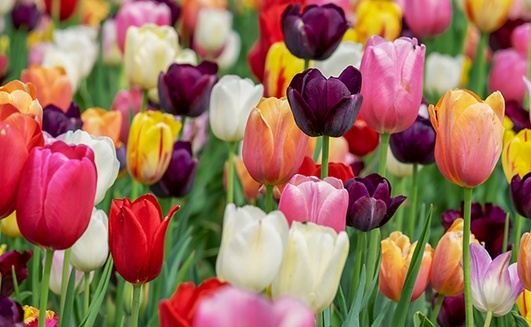
#> input picture Images/Inputs/tulipes.jpg, 531 x 327 px, shrunk from 650 x 400 before the run; its folder holds 5 pictures in this run
$ python complementaire4.py
#> lines starting #> are read from the running program, lines starting #| are printed output that depends on the picture
### Sources/imgTools.py
import cv2
import random
import math
import numpy as np


def convertToHSV(img):
    return cv2.cvtColor(img, cv2.COLOR_BGR2HSV)
def convertToRGB(img):
    return cv2.cvtColor(img, cv2.COLOR_HSV2BGR)
# [7 lines left out: function whriteToHSV_asGray, not called in this run]
#def whriteToRGB(img,path, filename):
 #   image = convertToRGB(img)
  #  cv2.imwrite(path+"HSV/"+filename, img)


#permet d'afficher les pourcentage de progression
def verbosePourcent(current, valMax):
    if verbosePourcent.pourcent < int(current*100/valMax):
        print("\033[A                             \033[A")
        print( int(current*100/valMax) , "%" )
        verbosePourcent.pourcent = int(current*100/valMax)
    if verbosePourcent.pourcent ==100:
        verbosePourcent.pourcent = 0 # reset le compteur une fois 100% atteint
verbosePourcent.pourcent=0


##


#somme l'occurance des pixel voisin de la couleur courante
# [19 lines left out: functions sommeVoisine, distance, not called in this run]
def distanceComp(color, couleur, comp):
    dist = abs(color[comp] - couleur[comp])
    return dist

# [17 lines left out: functions ifMilieux, getHisto, not called in this run]

def getHistoHSV(img):
    histo = {}
    hsvImage = cv2.cvtColor(img, cv2.COLOR_BGR2HSV)
    for i in range(0,hsvImage.shape[0]):
        for j in range(0,hsvImage.shape[1]):
            pixel = hsvImage[i,j]
            if pixel[0] in histo.keys():
                histo[pixel[0]] = histo[pixel[0]]+ 1
            else:
                histo[pixel[0]] = 1
    return histo

def sommeVoisinHSV(histoHSV, teinte):
    somme = 0;
    if teinte in histoHSV.keys():
        somme = somme + histoHSV[teinte]
    return somme;

# Different applications use different scales for HSV.
#For example gimp uses H = 0-360, S = 0-100 and V = 0-100.
#But OpenCV uses H: 0-179, S: 0-255, V: 0-255

def distModulo(val1, val2, maxVal):
    dist = int(abs(int(val1) - int(val2)))
    return min(dist , maxVal- dist)

def distModulo_WithoutAbs(val1, val2, maxVal):
    dist = abs(val1 - val2)
    return min(dist , maxVal- dist) if val1 - val2 >= 0 else -min(dist , maxVal- dist)


# [127 lines left out: functions getDistofTuple, min_INF_modulo, min_SUP_modulo, vignette, vignetteTEST, chooseColor and 1 more, not called in this run]


"""
print('test1  ', getColor_Degrader( (103,13), [145]), "\n\n")
print('\ntest2  ', getColor_Degrader( (103,13), [141, 7,252]), "\n\n")
"""
"""
print('\ntest3  120 ', getColor_Degrader( (13,103), [120, 7, 252]), "\n\n")
print('\ntest3  130 ', getColor_Degrader( (13,103), [130, 7, 252]), "\n\n")
print('\ntest3  140 ', getColor_Degrader( (13,103), [140, 7, 252]), "\n\n")

print('\ntest3  140 ', getColor_Degrader( (13,103), [140, 7, 252]) )
print('\ntest3  141 ', getColor_Degrader( (13,103), [141, 7, 252]))
print('\ntest3  142 ', getColor_Degrader( (13,103), [142, 7, 252]))
print('\ntest3  143 ', getColor_Degrader( (13,103), [143, 7, 252]))
print('\ntest3  144 ', getColor_Degrader( (13,103), [144, 7, 252]))
print('\ntest3  145 ', getColor_Degrader( (13,103), [145, 7, 252]))
print('\ntest3  146 ', getColor_Degrader( (13,103), [146, 7, 252]))
print('\ntest3  147 ', getColor_Degrader( (13,103), [147, 7, 252]))
"""
# [4 lines of commented-out code are left out]

"""
print('\ntest3  ', getColor_Degrader( (150,10), [50]), "\n\n")
print('\ntest4  ', getColor_Degrader( (170,20), [2]), "\n\n") #pas bon
print('\ntest4  ', getColor_Degrader( (150,5), [178]), "\n\n")
"""

### Sources/complementaire4.py
import cv2
import random
import math
from imgTools import *


#trouve la meilleurs harmonisation et effectue la modification de l'image
def findBestHarmonieCompl(histoHSV, imgHSV, verbose = True):
    #le mode correspond a un p
    #mode = couleur, occurance
    mode = (0,0)
    ite = 0
    for key, value in histoHSV.items():
        ite+=1
        color = key #teinte de la couleur
      #  print(color)
        #calcul de la couleur complémentaire
        colorCompl = (color+90)%180
        #on prend en compte aussi les voisines
        #somme =sommeVoisine(histoHSV,color) + sommeVoisine(histoHSV, colorCompl)
        somme = sommeVoisinHSV(histoHSV, color)+ sommeVoisinHSV(histoHSV, colorCompl)

        if somme > mode[1]:
            mode = (color, somme)
        if verbose:
            verbosePourcent(ite, len(histoHSV))

    modeCompl =  (mode[0]+90)%180

    print("couleur :        ", mode[0])
    print("complémentaire : ", modeCompl)
    print("nbOcc : ", mode[1])
    #on harmonise les couleur de l'image
    dif=45
    a=0
    b=0
    c=0
    d=0
    e=0
    for i in range(0,imgHSV.shape[0]):
        for j in range(0,imgHSV.shape[1]):
            #calcul de la distance entre le mode et le complémentaire
            #on modifie les pixel courant


            distColor = distModulo_WithoutAbs(mode[0],imgHSV[i,j][0], 179)    # abs(mode[0]-imgHSV[i,j][0])# distanceComp(mode[0], img[i,j],0)
            distCompl = distModulo_WithoutAbs(modeCompl,imgHSV[i,j][0], 179)   # abs(modeCompl-imgHSV[i,j][0]) #distanceComp(modeCompl, img[i,j],0)
            distColora = abs(distColor)
            distCompla = abs(distCompl)
            if abs(distColor) < abs(distCompl):

                if(distColora<imgHSV[i,j][0]<distCompla or  distColora>imgHSV[i,j][0]):
                    imgHSV.itemset((i,j,0),mode[0]*(distColor/dif) + (imgHSV[i,j][0]*(1-distColor/dif)))
                    a+=1
                elif (distColora<distCompla<imgHSV[i,j][0]) :
                    b+=1
                    colors=imgHSV[i,j][0]-255
                    imgHSV.itemset((i,j,0),mode[0]*(distColor/dif) + (colors*(1-distColor/dif)))
                elif (distColora>distCompla>imgHSV[i,j][0]) :
                    b+=1
                    colors=imgHSV[i,j][0]+255
                    imgHSV.itemset((i,j,0),mode[0]*(distColor/dif) + (colors*(1-distColor/dif)))
                else:
                    e+=1
            else:

                if(distCompla<imgHSV[i,j][0]<distColora or  distCompla>imgHSV[i,j][0]):
                    c+=1
                    imgHSV.itemset((i,j,0),modeCompl*(distCompl/dif)+ (imgHSV[i,j][0]*(1-distCompl/dif)))
                elif (distCompla<distColora<imgHSV[i,j][0]) :
                    d+=1
                    colors=imgHSV[i,j][0]-255
                    imgHSV.itemset((i,j,0),mode[0]*(distCompl/dif) + (colors*(1-distCompl/dif)))
                elif (distCompla>distColora>imgHSV[i,j][0]) :
                    d+=1
                    colors=imgHSV[i,j][0]+255
                    imgHSV.itemset((i,j,0),mode[0]*(distCompl/dif) + (colors*(1-distCompl/dif)))
                else:
                    e+=1

    print(a,b,c,d,e)


#### ATTENTION: ####
# OPENCV utilise le format BGR (bleu, vert, rouge)
# pensez a rectifier si nécessaire pour les calculs
####

filename = "tulipes"
#filename = "fleurs"
img = cv2.imread ("../Images/Inputs/"+filename+".jpg")
#> img is the input picture: shape (327, 531, 3); mean B, G, R 88.4, 109.5, 154.2
#ImgIndex = cv2.cvtColor(img, cv2.COLOR_BGR2GRAY)


histoHSV = getHistoHSV(img)
#> in getHistoHSV, `hsvImage = cv2.cvtColor(img, cv2.COLOR_BGR2HSV)`: hsvImage: shape (327, 531, 3); mean H, S, V 78.2, 142.2, 162.1
#> after the loop in getHistoHSV, `for i in range(0,hsvImage.shape[0]):`: histo = 162 items
#> histoHSV = 162 items


hsvImage = cv2.cvtColor(img, cv2.COLOR_BGR2HSV)
max =0
for i in range(0,hsvImage.shape[0]):
    for j in range(0,hsvImage.shape[1]):
        if max< hsvImage[i,j][0]:
            max = hsvImage[i,j][0]
#> after the loop, max = 179


print("max teinte   : ",max ,"\n\n\n")
#| max teinte   :  179
#print("couleur   : ",hsvImage[0,0])

findBestHarmonieCompl(histoHSV, hsvImage)
#> the loop in findBestHarmonieCompl, `for key, value in histoHSV.items():` made 162 passes
#> (key, value, color, colorCompl, somme, mode) on pass 1: (24, 3177, 24, 114, 3179, (24, 3179))
#> (key, value, color, colorCompl, somme) on passes 2 to 7: (26, 7027, 26, 116, 7027), (21, 2124, 21, 111, 2127), (16, 1822, 16, 106, 1826), (13, 1871, 13, 103, 1876), (10, 1534, 10, 100, 1534), (8, 1578, 8, 98, 1580)
#> (printed output is left out)
#> after the loop in findBestHarmonieCompl, `for key, value in histoHSV.items():`: ite = 162
#> in findBestHarmonieCompl, `modeCompl =  (mode[0]+90)%180`: modeCompl = 116
#| couleur :         26
#| complémentaire :  116
#| nbOcc :  7027
#> the loop in findBestHarmonieCompl, `for i in range(0,imgHSV.shape[0]):` made 327 passes
#> after the loop in findBestHarmonieCompl, `for i in range(0,imgHSV.shape[0]):`: imgHSV: shape (327, 531, 3); mean H, S, V 41.8, 142.2, 162.1
#| 105253 4686 0 61248 2450
#findBestHarmonieTriad(histo, img)

img = cv2.cvtColor(hsvImage, cv2.COLOR_HSV2BGR)
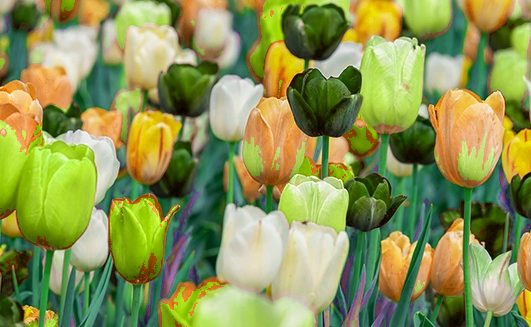
#> img: shape (327, 531, 3); mean B, G, R 82.6, 147.9, 138.4
cv2.imwrite("../Images/Outputs/"+filename+"/"+filename+"_ComplHSV2.jpg", hsvImage)
cv2.imwrite("../Images/Outputs/"+filename+"/"+filename+"_Compl42.jpg", img)
